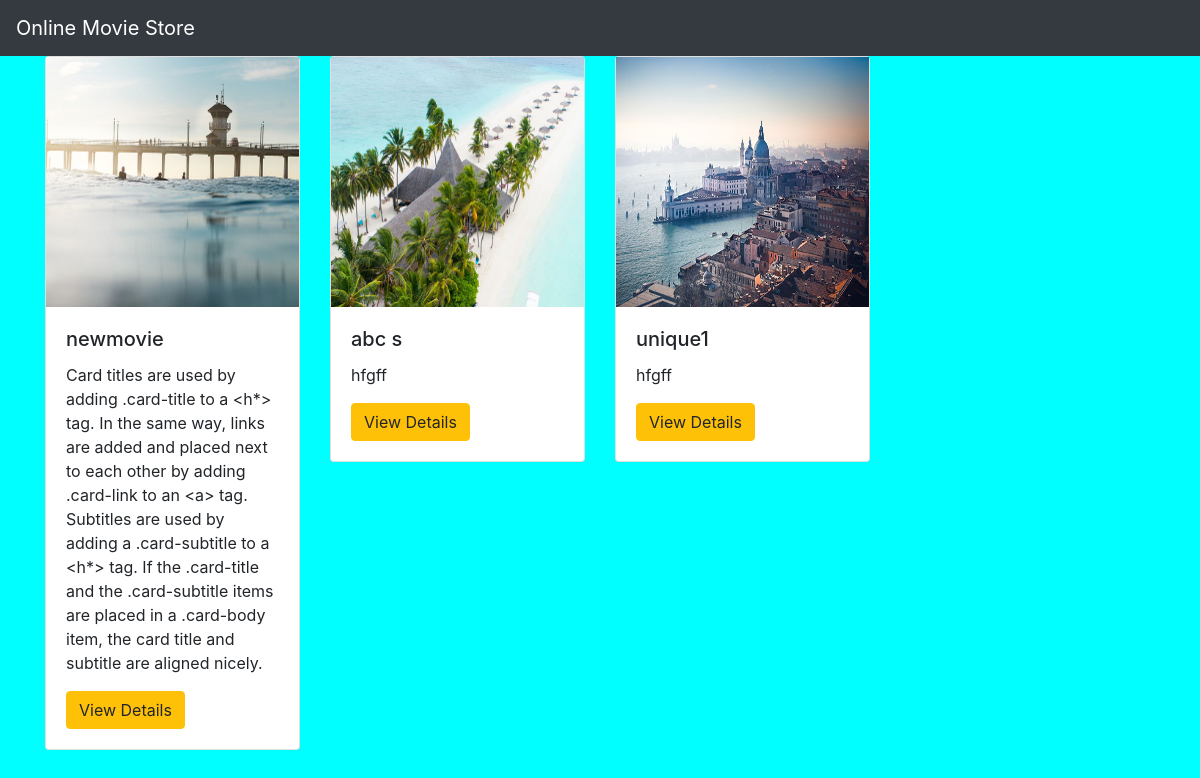
The page / on the database its author committed.
### movieapp/models.py (models this page shows, shortened)
class Movie(models.Model):
    name=models.CharField(max_length=250)
    desc=models.TextField()
    year=models.IntegerField()
    img=models.ImageField(upload_to='gallery')

### movieapp/views.py (the view)
# urls.py: path('', views.index,name='index'),
def index(request):
    movie=Movie.objects.all()
    context={
        'movie_list':movie
    }
    return render(request,"index.html",context)

### templates/index.html
{% extends 'base.html' %}
{% block body %}
<div class="container">
    <div class="row">
        {% for i in movie_list %}
        <div class="col-md-3">
            <div class="card">
  <img src="{{i.img.url}}" class="card-image-top" alt="" height="250px;">
  <div class="card-body">
    <h5 class="card-title">{{i.name}}</h5>
    <p class="card-text">{{i.desc}}</p>
    <a class="btn btn-warning" href="{% url 'movieapp:detail' i.id %}" class="btn btn-primary">View Details</a>
  </div>
</div>
        </div>
        {% endfor %}
    </div>
</div>
{% endblock %}

### templates/base.html (shortened to what this page needs)
{% load static %}
<!DOCTYPE html>
<html lang="en">
<head>
    <link rel="stylesheet" href="https://cdn.jsdelivr.net/npm/bootstrap@4.0.0/dist/css/bootstrap.min.css">
    <link rel="stylesheet" href="{% static 'style.css' %}">
</head>
<body>
<nav class="navbar navbar-dark bg-dark">
  <a class="navbar-brand" href="#">
    Online Movie Store
  </a>
</nav>
{% block body %}
{% endblock %}
</body>
</html>

### static/style.css (style rules this page uses)
body { background-color:aqua; }

### rows shown on the page
Movie: img (picture), name "newmovie", desc "Card titles are used by adding .card-title to a <h*> tag. In the same way, links are added and placed next to each other by adding .card-link to an <a> tag. Subtitles are used by adding a .card-subtitle to a <h*> tag. If the .card-title and the .card-subtitle items are placed in a .card-body item, the card title and subtitle are aligned nicely."
Movie: img (picture), name "abc s", desc "hfgff"
Movie: img (picture), name "unique1", desc "hfgff"
